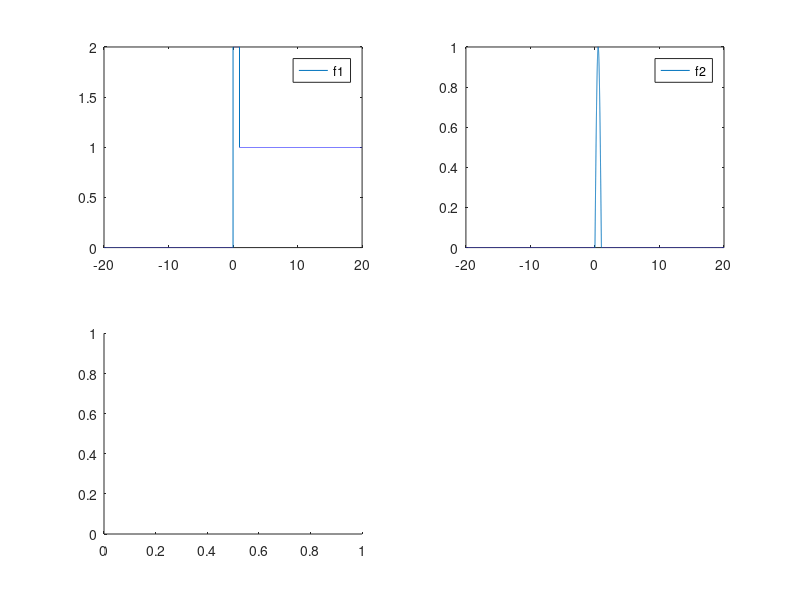

The MATLAB script that drew this image: (Note: this script raises an error after producing the figure.)
clear,clc

x=-20:0.001:20;
x=x';
f1=@(t)2.*(t>=0)-(t>=1);
f2=@(t)sin(pi*t).*((t>=0)-(t>=1));
y1=f1(x);
y2=f2(x);
subplot(2,2,1);
plot(x,y1);
legend("f1");
subplot(2,2,2);
plot(x,y2);
legend("f2");
%预分配空间
[n,~]=size(x);
convresult=zeros(n,1);
%卷积step=0.1
subplot(2,2,3);
for count=1:n
    convresult(count)=myconv(f1,f2,0.1,x(count));
end
plot(x,convresult);
legend("step=0.1");
%卷积step=0.01
subplot(2,2,4);
for count=1:n
    convresult(count)=myconv(f1,f2,0.01,x(count));
end
plot(x,convresult);
legend("step=0.01");